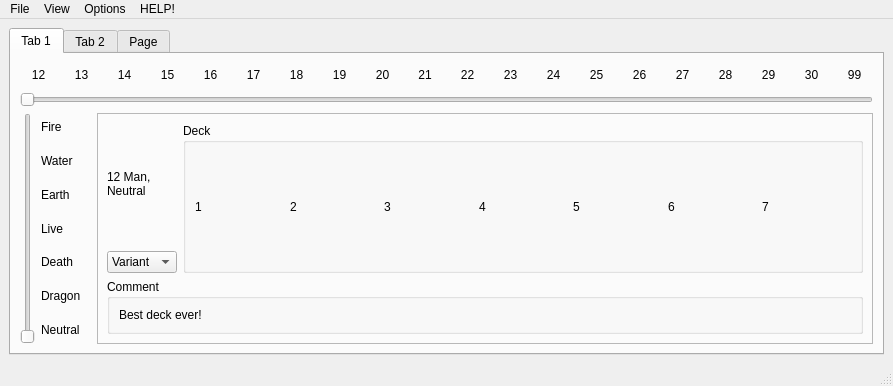
<?xml version="1.0" encoding="UTF-8"?>
<ui version="4.0">
 <class>MainWindow</class>
 <widget class="QMainWindow" name="MainWindow">
  <property name="geometry">
   <rect>
    <x>0</x>
    <y>0</y>
    <width>893</width>
    <height>386</height>
   </rect>
  </property>
  <property name="sizePolicy">
   <sizepolicy hsizetype="Fixed" vsizetype="Fixed">
    <horstretch>0</horstretch>
    <verstretch>0</verstretch>
   </sizepolicy>
  </property>
  <property name="windowTitle">
   <string>MainWindow</string>
  </property>
  <widget class="QWidget" name="centralwidget">
   <layout class="QGridLayout" name="gridLayout_4">
    <item row="0" column="0">
     <widget class="QTabWidget" name="tabWidget">
      <property name="currentIndex">
       <number>0</number>
      </property>
      <widget class="QWidget" name="CommonView">
       <property name="whatsThis">
        <string>Tab</string>
       </property>
       <attribute name="title">
        <string>Tab 1</string>
       </attribute>
       <layout class="QGridLayout" name="gridLayout">
        <item row="1" column="1">
         <widget class="QFrame" name="frame">
          <property name="frameShape">
           <enum>QFrame::StyledPanel</enum>
          </property>
          <property name="frameShadow">
           <enum>QFrame::Raised</enum>
          </property>
          <layout class="QGridLayout" name="gridLayout_5">
           <item row="2" column="0">
            <widget class="QComboBox" name="comboBox">
             <item>
              <property name="text">
               <string>Variant</string>
              </property>
             </item>
            </widget>
           </item>
           <item row="1" column="0">
            <widget class="QLabel" name="label_selectedManaCap">
             <property name="text">
              <string>12 Man,
Neutral</string>
             </property>
            </widget>
           </item>
           <item row="1" column="1" rowspan="2" colspan="2">
            <widget class="QGroupBox" name="groupBox_2">
             <property name="sizePolicy">
              <sizepolicy hsizetype="Fixed" vsizetype="Fixed">
               <horstretch>0</horstretch>
               <verstretch>0</verstretch>
              </sizepolicy>
             </property>
             <property name="minimumSize">
              <size>
               <width>680</width>
               <height>150</height>
              </size>
             </property>
             <property name="title">
              <string>Deck</string>
             </property>
             <layout class="QGridLayout" name="gridLayout_7">
              <item row="0" column="3">
               <widget class="QLabel" name="label_pm4">
                <property name="text">
                 <string>4</string>
                </property>
               </widget>
              </item>
              <item row="0" column="1">
               <widget class="QLabel" name="label_pm2">
                <property name="text">
                 <string>2</string>
                </property>
               </widget>
              </item>
              <item row="0" column="6">
               <widget class="QLabel" name="label_pm7">
                <property name="text">
                 <string>7</string>
                </property>
               </widget>
              </item>
              <item row="0" column="2">
               <widget class="QLabel" name="label_pm3">
                <property name="text">
                 <string>3</string>
                </property>
               </widget>
              </item>
              <item row="0" column="4">
               <widget class="QLabel" name="label_pm5">
                <property name="text">
                 <string>5</string>
                </property>
               </widget>
              </item>
              <item row="0" column="5">
               <widget class="QLabel" name="label_pm6">
                <property name="text">
                 <string>6</string>
                </property>
               </widget>
              </item>
              <item row="0" column="0">
               <widget class="QLabel" name="label_pm1">
                <property name="text">
                 <string>1</string>
                </property>
               </widget>
              </item>
             </layout>
            </widget>
           </item>
           <item row="3" column="0" colspan="3">
            <widget class="QGroupBox" name="groupBox">
             <property name="title">
              <string>Comment</string>
             </property>
             <layout class="QGridLayout" name="gridLayout_6">
              <item row="0" column="0">
               <widget class="QLabel" name="label_deck_Coment">
                <property name="text">
                 <string>Best deck ever!</string>
                </property>
               </widget>
              </item>
             </layout>
            </widget>
           </item>
          </layout>
         </widget>
        </item>
        <item row="0" column="0" colspan="2">
         <layout class="QGridLayout" name="gridLayout_3">
          <item row="0" column="18">
           <widget class="QLabel" name="label_mana_30">
            <property name="text">
             <string>30</string>
            </property>
            <property name="alignment">
             <set>Qt::AlignCenter</set>
            </property>
           </widget>
          </item>
          <item row="0" column="16">
           <widget class="QLabel" name="label_mana_28">
            <property name="text">
             <string>28</string>
            </property>
            <property name="alignment">
             <set>Qt::AlignCenter</set>
            </property>
           </widget>
          </item>
          <item row="0" column="13">
           <widget class="QLabel" name="label_mana_25">
            <property name="text">
             <string>25</string>
            </property>
            <property name="alignment">
             <set>Qt::AlignCenter</set>
            </property>
           </widget>
          </item>
          <item row="0" column="15">
           <widget class="QLabel" name="label_mana_27">
            <property name="text">
             <string>27</string>
            </property>
            <property name="alignment">
             <set>Qt::AlignCenter</set>
            </property>
           </widget>
          </item>
          <item row="0" column="19">
           <widget class="QLabel" name="label_mana_99">
            <property name="text">
             <string>99</string>
            </property>
            <property name="alignment">
             <set>Qt::AlignCenter</set>
            </property>
           </widget>
          </item>
          <item row="0" column="17">
           <widget class="QLabel" name="label_mana_29">
            <property name="text">
             <string>29</string>
            </property>
            <property name="alignment">
             <set>Qt::AlignCenter</set>
            </property>
           </widget>
          </item>
          <item row="0" column="1">
           <widget class="QLabel" name="label_mana_13">
            <property name="text">
             <string>13</string>
            </property>
            <property name="alignment">
             <set>Qt::AlignCenter</set>
            </property>
           </widget>
          </item>
          <item row="0" column="0">
           <widget class="QLabel" name="label_mana_12">
            <property name="text">
             <string>12</string>
            </property>
            <property name="alignment">
             <set>Qt::AlignCenter</set>
            </property>
           </widget>
          </item>
          <item row="0" column="12">
           <widget class="QLabel" name="label_mana_24">
            <property name="text">
             <string>24</string>
            </property>
            <property name="alignment">
             <set>Qt::AlignCenter</set>
            </property>
           </widget>
          </item>
          <item row="0" column="6">
           <widget class="QLabel" name="label_mana_18">
            <property name="text">
             <string>18</string>
            </property>
            <property name="alignment">
             <set>Qt::AlignCenter</set>
            </property>
           </widget>
          </item>
          <item row="0" column="5">
           <widget class="QLabel" name="label_mana_17">
            <property name="text">
             <string>17</string>
            </property>
            <property name="alignment">
             <set>Qt::AlignCenter</set>
            </property>
           </widget>
          </item>
          <item row="0" column="7">
           <widget class="QLabel" name="label_mana_19">
            <property name="text">
             <string>19</string>
            </property>
            <property name="alignment">
             <set>Qt::AlignCenter</set>
            </property>
           </widget>
          </item>
          <item row="0" column="9">
           <widget class="QLabel" name="label_mana_21">
            <property name="text">
             <string>21</string>
            </property>
            <property name="alignment">
             <set>Qt::AlignCenter</set>
            </property>
           </widget>
          </item>
          <item row="0" column="8">
           <widget class="QLabel" name="label_mana_20">
            <property name="text">
             <string>20</string>
            </property>
            <property name="alignment">
             <set>Qt::AlignCenter</set>
            </property>
           </widget>
          </item>
          <item row="0" column="3">
           <widget class="QLabel" name="label_mana_15">
            <property name="text">
             <string>15</string>
            </property>
            <property name="alignment">
             <set>Qt::AlignCenter</set>
            </property>
           </widget>
          </item>
          <item row="0" column="11">
           <widget class="QLabel" name="label_mana_23">
            <property name="text">
             <string>23</string>
            </property>
            <property name="alignment">
             <set>Qt::AlignCenter</set>
            </property>
           </widget>
          </item>
          <item row="0" column="4">
           <widget class="QLabel" name="label_mana_16">
            <property name="text">
             <string>16</string>
            </property>
            <property name="alignment">
             <set>Qt::AlignCenter</set>
            </property>
           </widget>
          </item>
          <item row="0" column="2">
           <widget class="QLabel" name="label_mana_14">
            <property name="text">
             <string>14</string>
            </property>
            <property name="alignment">
             <set>Qt::AlignCenter</set>
            </property>
           </widget>
          </item>
          <item row="0" column="10">
           <widget class="QLabel" name="label_mana_22">
            <property name="text">
             <string>22</string>
            </property>
            <property name="alignment">
             <set>Qt::AlignCenter</set>
            </property>
           </widget>
          </item>
          <item row="0" column="14">
           <widget class="QLabel" name="label_mana_26">
            <property name="text">
             <string>26</string>
            </property>
            <property name="alignment">
             <set>Qt::AlignCenter</set>
            </property>
           </widget>
          </item>
          <item row="1" column="0" colspan="20">
           <widget class="QSlider" name="manaCapSlider">
            <property name="cursor">
             <cursorShape>SizeHorCursor</cursorShape>
            </property>
            <property name="minimum">
             <number>0</number>
            </property>
            <property name="singleStep">
             <number>5</number>
            </property>
            <property name="pageStep">
             <number>5</number>
            </property>
            <property name="value">
             <number>0</number>
            </property>
            <property name="orientation">
             <enum>Qt::Horizontal</enum>
            </property>
           </widget>
          </item>
         </layout>
        </item>
        <item row="1" column="0">
         <layout class="QGridLayout" name="gridLayout_2">
          <item row="6" column="1">
           <widget class="QLabel" name="label_element_Neutral">
            <property name="text">
             <string>Neutral</string>
            </property>
           </widget>
          </item>
          <item row="2" column="1">
           <widget class="QLabel" name="label_element_Earth">
            <property name="text">
             <string>Earth</string>
            </property>
           </widget>
          </item>
          <item row="0" column="1">
           <widget class="QLabel" name="label_element_Fire">
            <property name="text">
             <string>Fire</string>
            </property>
           </widget>
          </item>
          <item row="1" column="1">
           <widget class="QLabel" name="label_element_Water">
            <property name="text">
             <string>Water</string>
            </property>
           </widget>
          </item>
          <item row="5" column="1">
           <widget class="QLabel" name="label_element_Dragon">
            <property name="text">
             <string>Dragon</string>
            </property>
           </widget>
          </item>
          <item row="3" column="1">
           <widget class="QLabel" name="label_element_Live">
            <property name="text">
             <string>Live</string>
            </property>
           </widget>
          </item>
          <item row="4" column="1">
           <widget class="QLabel" name="label_element_Death">
            <property name="text">
             <string>Death</string>
            </property>
           </widget>
          </item>
          <item row="0" column="0" rowspan="7">
           <widget class="QSlider" name="elementSlider">
            <property name="cursor">
             <cursorShape>SizeVerCursor</cursorShape>
            </property>
            <property name="contextMenuPolicy">
             <enum>Qt::NoContextMenu</enum>
            </property>
            <property name="maximum">
             <number>97</number>
            </property>
            <property name="singleStep">
             <number>14</number>
            </property>
            <property name="pageStep">
             <number>14</number>
            </property>
            <property name="orientation">
             <enum>Qt::Vertical</enum>
            </property>
           </widget>
          </item>
         </layout>
        </item>
       </layout>
      </widget>
      <widget class="QWidget" name="tab_2">
       <attribute name="title">
        <string>Tab 2</string>
       </attribute>
      </widget>
      <widget class="QWidget" name="tab_3">
       <attribute name="title">
        <string>Page</string>
       </attribute>
      </widget>
     </widget>
    </item>
   </layout>
  </widget>
  <widget class="QMenuBar" name="menubar">
   <property name="geometry">
    <rect>
     <x>0</x>
     <y>0</y>
     <width>893</width>
     <height>20</height>
    </rect>
   </property>
   <widget class="QMenu" name="menuFile">
    <property name="title">
     <string>File</string>
    </property>
    <addaction name="actionQuit"/>
   </widget>
   <widget class="QMenu" name="menuOptions">
    <property name="title">
     <string>Options</string>
    </property>
   </widget>
   <widget class="QMenu" name="menuView">
    <property name="title">
     <string>View</string>
    </property>
   </widget>
   <widget class="QMenu" name="menuHELP">
    <property name="title">
     <string>HELP!</string>
    </property>
    <addaction name="actionShortcuts"/>
   </widget>
   <addaction name="menuFile"/>
   <addaction name="menuView"/>
   <addaction name="menuOptions"/>
   <addaction name="menuHELP"/>
  </widget>
  <widget class="QStatusBar" name="statusbar"/>
  <action name="actionQuit">
   <property name="text">
    <string>Quit</string>
   </property>
   <property name="toolTip">
    <string>Quit from app</string>
   </property>
   <property name="shortcut">
    <string>Ctrl+Q</string>
   </property>
  </action>
  <action name="actionShortcuts">
   <property name="text">
    <string>Shortcuts</string>
   </property>
  </action>
 </widget>
 <resources/>
 <connections/>
</ui>
